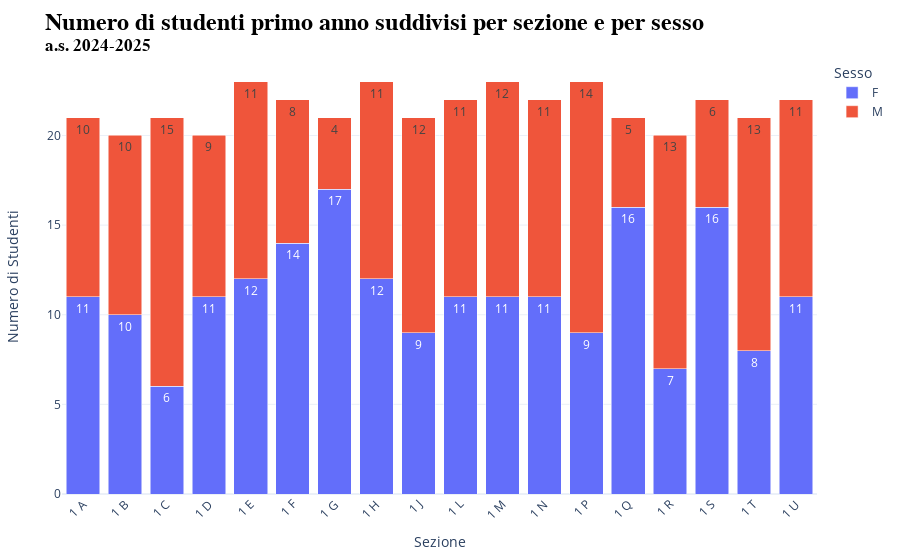

Notebook code cell kept with this figure:
### Code cell
# Libreria
import pandas as pd 
import plotly.express as px

# Importazione del file Excel
df = pd.read_excel('estrazione.xlsx')

# Filtrare solo gli studenti del primo anno
df_primo_anno = df[df['Classe (anno)'] == 'primo anno']

# Contare il numero di maschi e femmine per ogni sezione del primo anno
studenti_per_sezione_sesso = df_primo_anno.groupby(['Sezione', 'Sesso']).size().reset_index(name='Numero di Studenti')

# Creare il grafico a istogrammi raggruppato per sezione e sesso utilizzando Plotly
fig13 = px.bar(
    studenti_per_sezione_sesso,
    x='Sezione',
    y='Numero di Studenti',
    color='Sesso',
    text='Numero di Studenti',
    barmode='stack'  # Usa 'stack' per avere barre sovrapposte
)

# Aggiornare il testo delle barre con i valori assoluti
fig13.update_traces(
    texttemplate='%{text}',  # Mostra solo il numero assoluto
    textposition='inside',
    textangle=0  # Mantieni il testo orizzontale
)

# Modificare le impostazioni dell'asse delle y e inclinare le etichette dell'asse x
fig13.update_layout(
    yaxis=dict(
        title='Numero di Studenti',
        title_standoff=25  # Spazio tra l'asse y e il titolo
    ),
    xaxis=dict(
        tickangle=-45  # Inclinare le etichette dell'asse x a 45 gradi
    ),
    margin=dict(t=60, b=40, l=40, r=40),  # Aggiungere margini per evitare che il testo venga tagliato
    template='plotly_white',  # Applicare il tema plotly_white
    title={
        'text': f'Numero di studenti primo anno suddivisi per sezione e per sesso <br><sup>a.s. {anno_scolastico}</sup>',
        'font': {'size': 24, 'family': 'Arial', 'color': 'black', 'weight': 'bold'}
    }
)

# Configurazione per rimuovere il logo di Plotly
config = {
    'displaylogo': False
}

# variabile per esportare grafico
grafico13 = fig13.to_html(full_html=False, config=config, include_plotlyjs='cdn')

# Mostrare il grafico
fig13.show(config=config)

### Figure 1 — Plotly figure (JSON) as saved in the notebook; plotly's stock layout.template omitted (floating-point values rounded to 4 significant figures)
{"data": [{"alignmentgroup": "True", "hovertemplate": "Sesso=F<br>Sezione=%{x}<br>Numero di Studenti=%{text}<extra></extra>", "legendgroup": "F", "marker": {"color": "#636efa", "pattern": {"shape": ""}}, "name": "F", "offsetgroup": "F", "orientation": "v", "showlegend": true, "text": [11, 10, 6, 11, 12, 14, 17, 12, 9, 11, 11, 11, 9, 16, 7, 16, 8, 11], "textangle": 0, "textposition": "inside", "texttemplate": "%{text}", "type": "bar", "x": ["1 A", "1 B", "1 C", "1 D", "1 E", "1 F", "1 G", "1 H", "1 J", "1 L", "1 M", "1 N", "1 P", "1 Q", "1 R", "1 S", "1 T", "1 U"], "xaxis": "x", "y": [11, 10, 6, 11, 12, 14, 17, 12, 9, 11, 11, 11, 9, 16, 7, 16, 8, 11], "yaxis": "y"}, {"alignmentgroup": "True", "hovertemplate": "Sesso=M<br>Sezione=%{x}<br>Numero di Studenti=%{text}<extra></extra>", "legendgroup": "M", "marker": {"color": "#EF553B", "pattern": {"shape": ""}}, "name": "M", "offsetgroup": "M", "orientation": "v", "showlegend": true, "text": [10, 10, 15, 9, 11, 8, 4, 11, 12, 11, 12, 11, 14, 5, 13, 6, 13, 11], "textangle": 0, "textposition": "inside", "texttemplate": "%{text}", "type": "bar", "x": ["1 A", "1 B", "1 C", "1 D", "1 E", "1 F", "1 G", "1 H", "1 J", "1 L", "1 M", "1 N", "1 P", "1 Q", "1 R", "1 S", "1 T", "1 U"], "xaxis": "x", "y": [10, 10, 15, 9, 11, 8, 4, 11, 12, 11, 12, 11, 14, 5, 13, 6, 13, 11], "yaxis": "y"}], "layout": {"barmode": "stack", "legend": {"title": {"text": "Sesso"}, "tracegroupgap": 0}, "margin": {"b": 40, "l": 40, "r": 40, "t": 60}, "title": {"font": {"color": "black", "family": "Arial", "size": 24, "weight": "bold"}, "text": "Numero di studenti primo anno suddivisi per sezione e per sesso <br><sup>a.s. 2024-2025</sup>"}, "xaxis": {"anchor": "y", "domain": [0, 1], "tickangle": -45, "title": {"text": "Sezione"}}, "yaxis": {"anchor": "x", "domain": [0, 1], "title": {"standoff": 25, "text": "Numero di Studenti"}}}}
